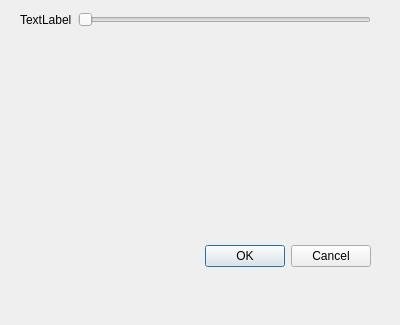
<?xml version="1.0" encoding="UTF-8"?>
<ui version="4.0">
 <class>Kwin::KlearConfigForm</class>
 <widget class="QWidget" name="Kwin::KlearConfigForm">
  <property name="geometry">
   <rect>
    <x>0</x>
    <y>0</y>
    <width>400</width>
    <height>325</height>
   </rect>
  </property>
  <property name="windowTitle">
   <string>Dialog</string>
  </property>
  <widget class="QDialogButtonBox" name="buttonBox">
   <property name="geometry">
    <rect>
     <x>30</x>
     <y>240</y>
     <width>341</width>
     <height>32</height>
    </rect>
   </property>
   <property name="orientation">
    <enum>Qt::Horizontal</enum>
   </property>
   <property name="standardButtons">
    <set>QDialogButtonBox::Cancel|QDialogButtonBox::Ok</set>
   </property>
  </widget>
  <widget class="QDialogButtonBox" name="buttonBox_2">
   <property name="geometry">
    <rect>
     <x>880</x>
     <y>420</y>
     <width>166</width>
     <height>26</height>
    </rect>
   </property>
   <property name="standardButtons">
    <set>QDialogButtonBox::Cancel|QDialogButtonBox::Ok</set>
   </property>
  </widget>
  <widget class="QWidget" name="">
   <property name="geometry">
    <rect>
     <x>20</x>
     <y>10</y>
     <width>351</width>
     <height>20</height>
    </rect>
   </property>
   <layout class="QHBoxLayout" name="horizontalLayout">
    <item>
     <widget class="QLabel" name="label">
      <property name="text">
       <string>TextLabel</string>
      </property>
     </widget>
    </item>
    <item>
     <widget class="QSlider" name="kcfg_opacity">
      <property name="orientation">
       <enum>Qt::Horizontal</enum>
      </property>
     </widget>
    </item>
   </layout>
  </widget>
 </widget>
 <resources/>
 <connections/>
</ui>
